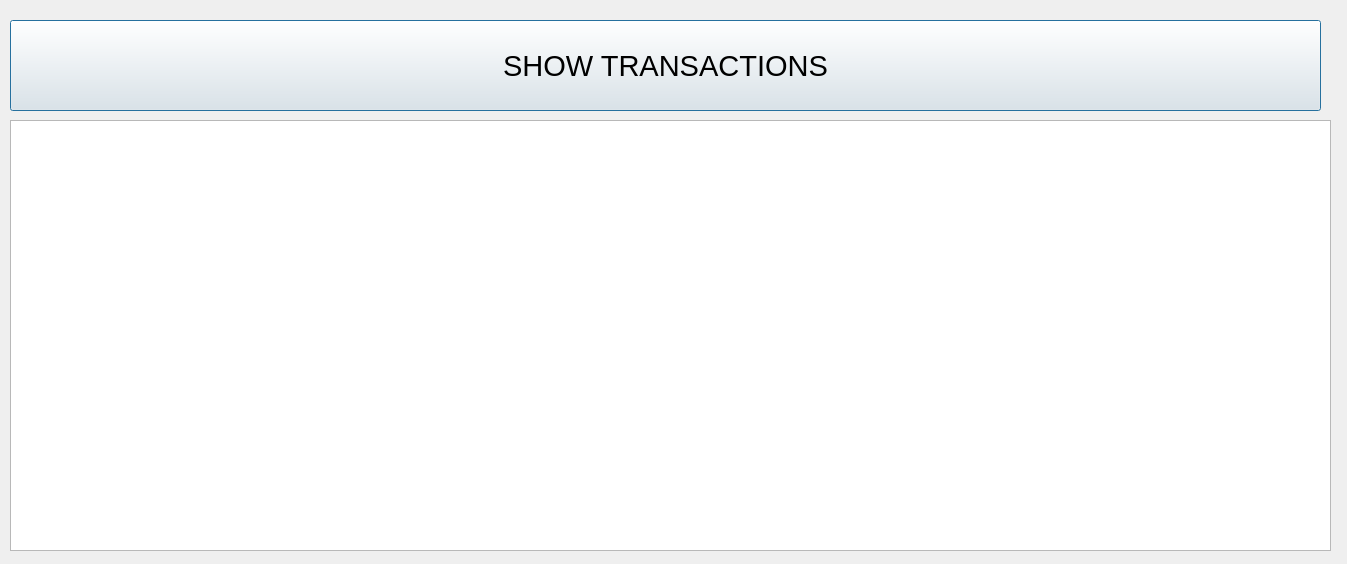
<?xml version="1.0" encoding="UTF-8"?>
<ui version="4.0">
 <class>Transactions</class>
 <widget class="QDialog" name="Transactions">
  <property name="geometry">
   <rect>
    <x>0</x>
    <y>0</y>
    <width>1347</width>
    <height>564</height>
   </rect>
  </property>
  <property name="windowTitle">
   <string>Dialog</string>
  </property>
  <widget class="QPushButton" name="btn_transactions">
   <property name="geometry">
    <rect>
     <x>10</x>
     <y>20</y>
     <width>1311</width>
     <height>91</height>
    </rect>
   </property>
   <property name="font">
    <font>
     <pointsize>22</pointsize>
    </font>
   </property>
   <property name="text">
    <string>SHOW TRANSACTIONS</string>
   </property>
  </widget>
  <widget class="QTextEdit" name="txt_transactions">
   <property name="geometry">
    <rect>
     <x>10</x>
     <y>120</y>
     <width>1321</width>
     <height>431</height>
    </rect>
   </property>
  </widget>
 </widget>
 <resources/>
 <connections/>
</ui>
